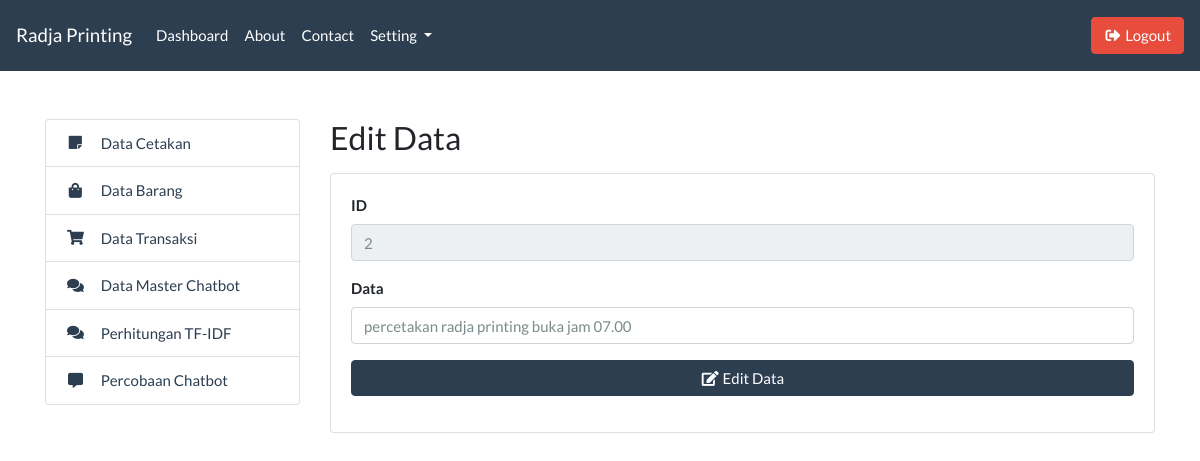
/admin/master_edit.php?id=2 (signed in), run on an earlier commit of the app's database.
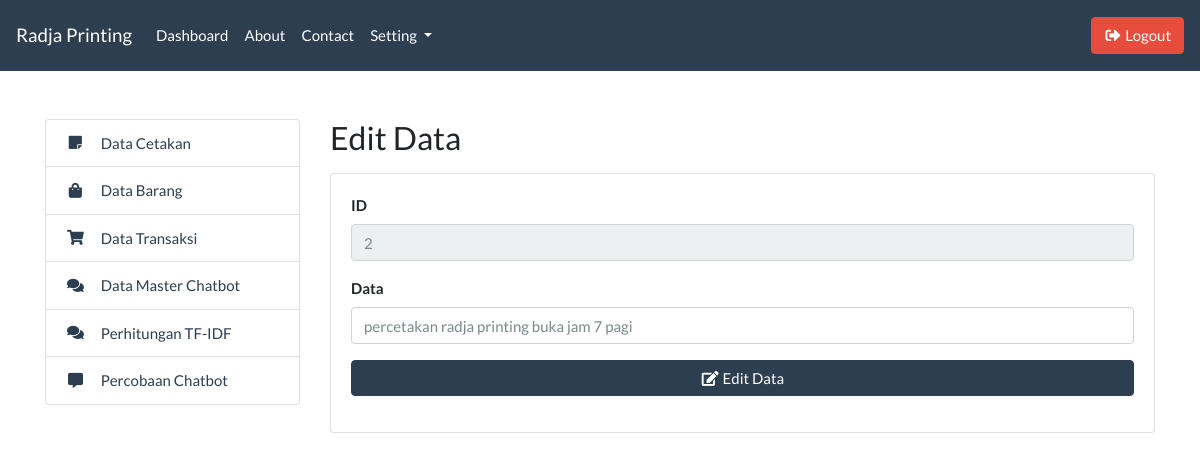
And on a later commit of the database.
### tables this page shows
CREATE TABLE `tb_dokumen` (
  `id` int(11) NOT NULL,
  `dokumen` varchar(255) NOT NULL
);

### admin/master_edit.php (the view, shortened to what this page needs)
<?php include '../templates/admin_header.php'; ?>
<?php include '../templates/admin_sidebar.php'; ?>
<?php
    include '../koneksi.php';
?>
<div class="col-md-9">
    <h3>Edit Data</h3>
    <div class="card mt-3">
        <div class="card-body">
            <?php
                $id = $_GET['id'];
                $data = mysqli_query($koneksi, "SELECT * FROM tb_dokumen WHERE id = '$id'");
                while($d = mysqli_fetch_array($data)) {
            ?>
            <form action="" method="post">
                <div class="form-group">
                    <label for="id"><b>ID</b></label>
                    <input type="text" name="id_dok" id="id_dok" class="form-control" value="<?= $d['id']; ?>" readonly>
                </div>
                <div class="form-group">
                    <label for="data"><b>Data</b></label>
                    <input type="text" name="data_dok" id="data_dok" class="form-control" value="<?= $d['dokumen']; ?>">
                </div>
                <div class="form-group">
                    <button type="submit" class="btn btn-primary btn-block" name="editButton">
                        <i class="fas fa-fw fa-edit"></i> Edit Data
                    </button>
                </div>
            </form>
            <?php } ?>
        </div>
    </div>
</div>
<?php include '../templates/admin_footer.php'; ?>

What changed in the data, as far as the page shows it:
changed tb_dokumen id 2: data_dok "percetakan radja printing buka jam 07.00" → "percetakan radja printing buka jam 7 pagi"
